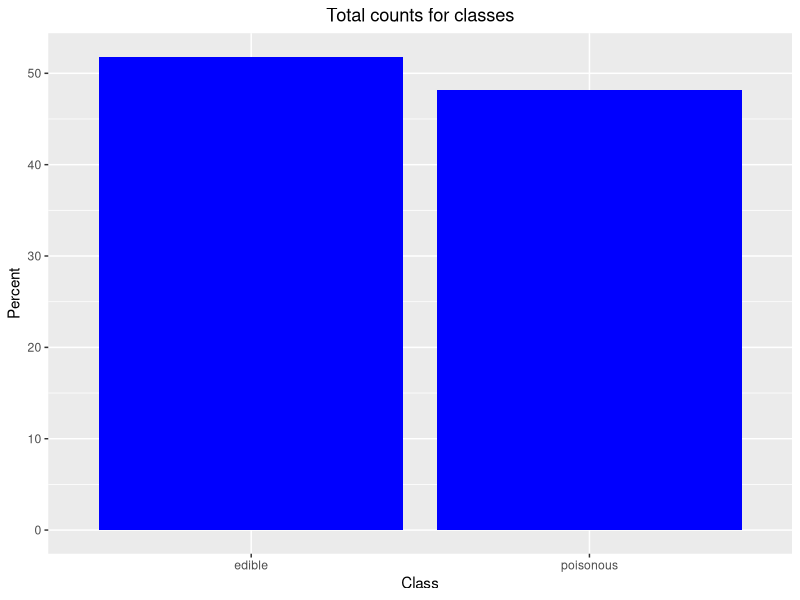
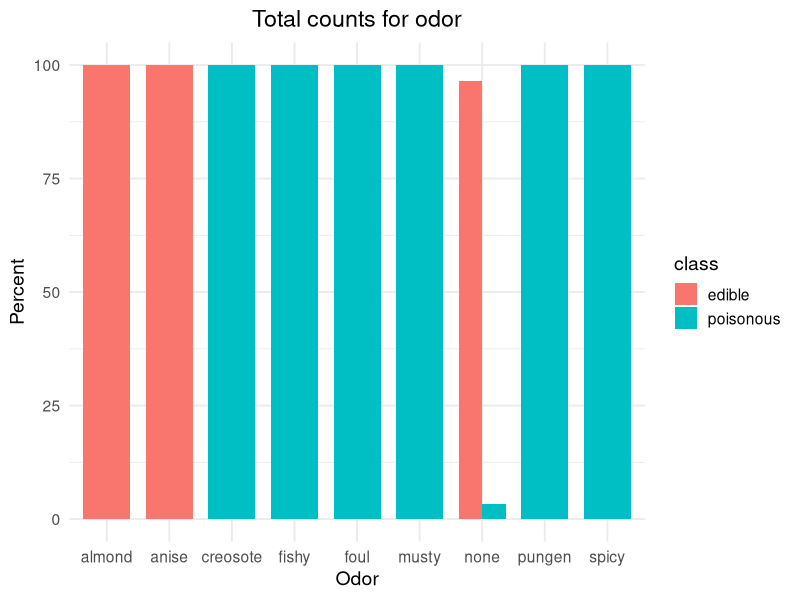
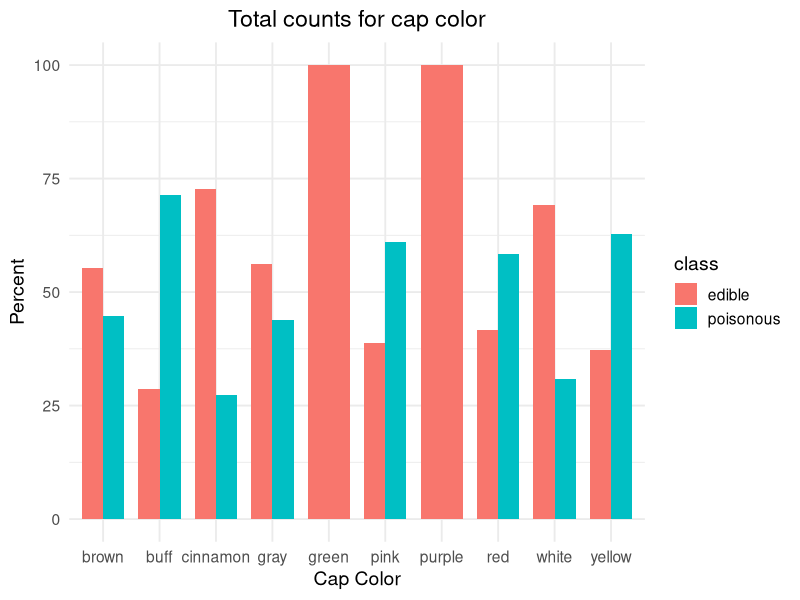
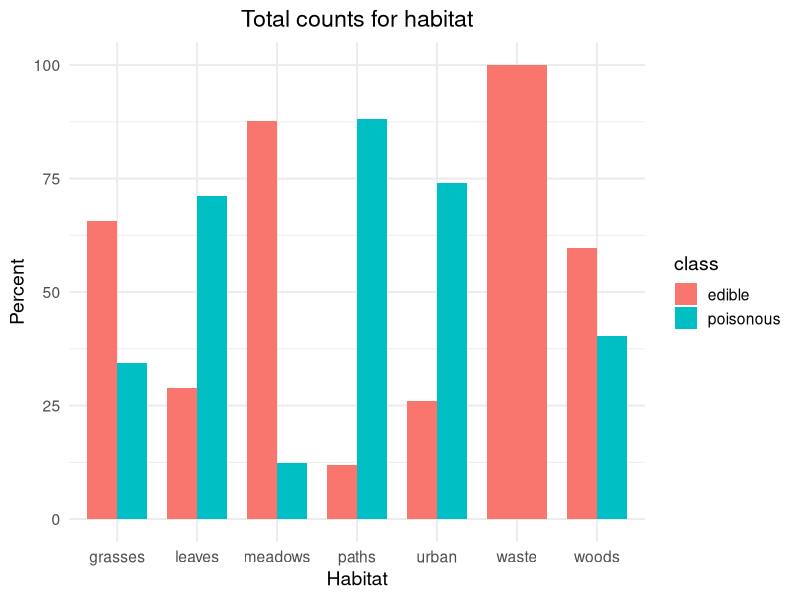

Generate these figures, in order, with R:
# Import libraries
library(ggplot2)
library(scales)
library(dplyr)

# Read in file
df <- read.csv('clean_mushrooms.csv')

# Summary of dataframe
summary(df)

# Check for duplicates
duplicate_rows <- duplicated(df)
num_duplicates <- length(duplicate_rows[duplicate_rows==TRUE])

# Drop veil column since it is dominated 100%
df$veil.type <- NULL

# Visualise for Class label

temp_df <- df %>% 
  group_by(class) %>% 
  summarise(count=n()) %>% 
  mutate(perc=count/sum(count))

ggplot(temp_df, aes(x = factor(class), y = perc*100)) +
	geom_bar(stat='identity', fill="blue") + 
	labs(x = "Class", y = "Percent", title = "Total counts for classes") +
	theme(plot.title = element_text(hjust = 0.5)) 

# Visualise for Odor label 
temp_df <- df %>% 
  group_by(odor,class) %>% 
  summarise(count=n()) %>% 
  mutate(perc=count/sum(count))

ggplot(temp_df, aes(x = factor(odor), y = perc*100)) +
	geom_bar(aes(fill = class), stat='identity', width=.75, position = "dodge") + 
	labs(x = "Odor", y = "Percent", title = "Total counts for odor") +
	theme_minimal(base_size = 14) +
	theme(plot.title = element_text(hjust = 0.5))

# Visualise for Cap Color 
temp_df <- df %>% 
  group_by(cap.color,class) %>% 
  summarise(count=n()) %>% 
  mutate(perc=count/sum(count))

ggplot(temp_df, aes(x = factor(cap.color), y = perc*100)) +
	geom_bar(aes(fill = class), stat='identity', width=.75, position = "dodge") + 
	labs(x = "Cap Color", y = "Percent", title = "Total counts for cap color") +
	theme_minimal(base_size = 14) +
	theme(plot.title = element_text(hjust = 0.5))

# Visualise for habitat 
temp_df <- df %>% 
  group_by(habitat,class) %>% 
  summarise(count=n()) %>% 
  mutate(perc=count/sum(count))

ggplot(temp_df, aes(x = factor(habitat), y = perc*100)) +
	geom_bar(aes(fill = class), stat='identity', width=.75, position = "dodge") + 
	labs(x = "Habitat", y = "Percent", title = "Total counts for habitat") +
	theme_minimal(base_size = 14) +
	theme(plot.title = element_text(hjust = 0.5))